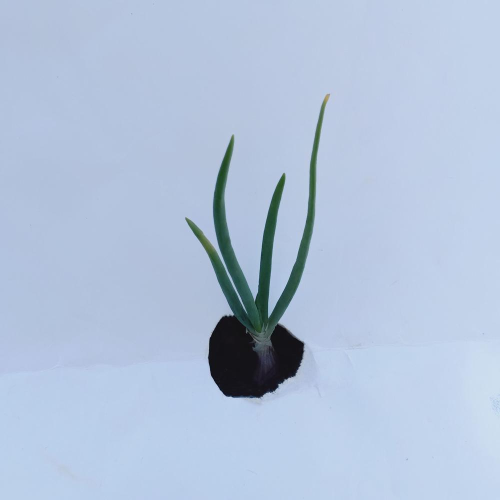
#> input picture Dataset_resize/Skala0/sehat10.jpg, 1000 x 1000 px (shown at 1/2 size); its folder holds only this picture in this run
$ jupyter execute --allow-errors 01_feature_extraction_HSV.ipynb
#> lines starting #> are read from the running program, lines starting #| are printed output that depends on the picture
## Feature Extraction HSV

[cell 1]
import cv2
import os
import pandas as pd
import numpy as np
from scipy.stats import skew, entropy

[cell 2]
# Fungsi untuk menghitung mean, skewness, entropy, dan standard deviation dari komponen HSV
def calculate_hsv_features(image):
    # Konversi citra ke ruang warna HSV
    hsv_image = cv2.cvtColor(image, cv2.COLOR_BGR2HSV)

    # Pisahkan komponen H, S, dan V
    h, s, v = cv2.split(hsv_image)

    # Hitung mean (rata-rata) dari setiap komponen
    h_mean = np.mean(h)
    s_mean = np.mean(s)
    v_mean = np.mean(v)

    # Hitung skewness (kemiringan) dari setiap komponen
    h_skewness = skew(h.flatten())
    s_skewness = skew(s.flatten())
    v_skewness = skew(v.flatten())

    # Hitung entropy (entropi) dari setiap komponen
    h_entropy = entropy(h.flatten())
    s_entropy = entropy(s.flatten())
    v_entropy = entropy(v.flatten())

    # Hitung standard deviation (deviasi standar) dari setiap komponen
    h_std = np.std(h)
    s_std = np.std(s)
    v_std = np.std(v)

    return {
        "H_mean": h_mean,
        "S_mean": s_mean,
        "V_mean": v_mean,
        "H_skewness": h_skewness,
        "S_skewness": s_skewness,
        "V_skewness": v_skewness,
        "H_entropy": h_entropy,
        "S_entropy": s_entropy,
        "V_entropy": v_entropy,
        "H_std": h_std,
        "S_std": s_std,
        "V_std": v_std
    }


# Fungsi untuk meresize citra
def resize_image(input_path, output_path, new_width, new_height):
    # Baca citra
    image = cv2.imread(input_path)

    # Resize citra ke ukuran yang diinginkan
    resized_image = cv2.resize(image, (new_width, new_height))

    # Simpan citra yang telah diresize
    cv2.imwrite(output_path, resized_image)

# Fungsi utama untuk menghitung fitur HSV dari semua gambar dalam folder dengan resize
def calculate_features_in_folder_and_resize(folder_path, output_folder, new_width, new_height):
    all_features = []

    # Dapatkan daftar semua file citra dalam folder
    image_files = [f for f in os.listdir(folder_path) if f.endswith(('.jpg'))]

    for image_file in image_files:
        input_path = os.path.join(folder_path, image_file)
        image = cv2.imread(input_path)

        if image is not None:
            # Hitung fitur HSV
            features = calculate_hsv_features(image)

            # Simpan hasil perhitungan fitur HSV
            all_features.append(features)

            # Meresize gambar
            output_path = os.path.join(output_folder, image_file)
            resize_image(input_path, output_path, new_width, new_height)

    return all_features

# Fungsi utama untuk menghitung fitur HSV dari semua kelas folder dan resize gambar
def calculate_features_in_all_classes_and_resize(main_folder, output_csv_path, new_width, new_height):
    all_features = []
    all_labels = []

    # Dapatkan daftar semua folder kelas dalam direktori utama
    class_folders = [os.path.join(main_folder, folder) for folder in os.listdir(main_folder) if os.path.isdir(os.path.join(main_folder, folder))]

    for class_folder in class_folders:
        class_name = os.path.basename(class_folder)

        # Buat folder output untuk hasil resize
        output_class_folder = os.path.join(main_folder, class_name + "_resized")
        os.makedirs(output_class_folder, exist_ok=True)

        # Hitung fitur HSV dan resize gambar
        class_features = calculate_features_in_folder_and_resize(class_folder, output_class_folder, new_width, new_height)
#> in calculate_features_in_folder_and_resize, image is the input picture: shape (1000, 1000, 3); mean B, G, R 218.7, 194.7, 178.1
#> in calculate_hsv_features, `hsv_image = cv2.cvtColor(image, cv2.COLOR_BGR2HSV)`: hsv_image: shape (1000, 1000, 3); mean H, S, V 107.9, 49.1, 219
#> in calculate_hsv_features, `h, s, v = cv2.split(hsv_image)`:
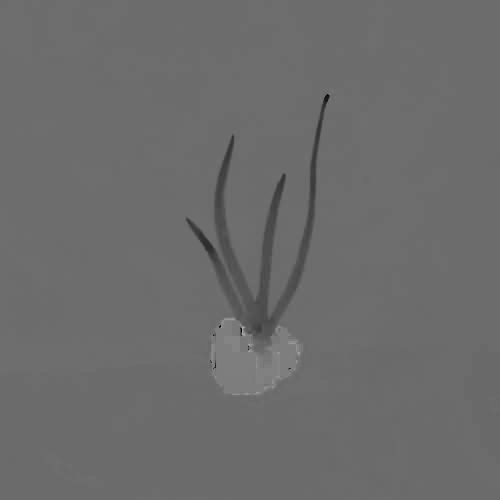
#> h: shape (1000, 1000) (shown at 1/2 size); min 0, max 173, mean 107.9
#> in calculate_hsv_features, `h, s, v = cv2.split(hsv_image)`:
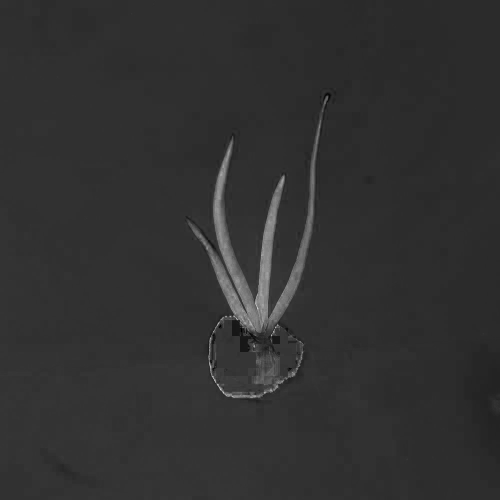
#> s: shape (1000, 1000) (shown at 1/2 size); min 0, max 255, mean 49.1
#> in calculate_hsv_features, `h, s, v = cv2.split(hsv_image)`:
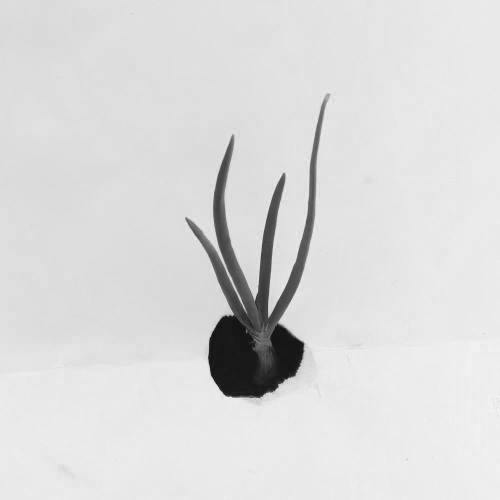
#> v: shape (1000, 1000) (shown at 1/2 size); min 7, max 254, mean 219
#> in calculate_hsv_features, `h_mean = np.mean(h)`: h_mean = 107.9
#> in calculate_hsv_features, `s_mean = np.mean(s)`: s_mean = 49.07
#> in calculate_hsv_features, `v_mean = np.mean(v)`: v_mean = 219
#> in calculate_hsv_features, `h_skewness = skew(h.flatten())`: h_skewness = -4.31
#> in calculate_hsv_features, `s_skewness = skew(s.flatten())`: s_skewness = 5.61
#> in calculate_hsv_features, `v_skewness = skew(v.flatten())`: v_skewness = -4.17
#> in calculate_hsv_features, `h_entropy = entropy(h.flatten())`: h_entropy = 13.81
#> in calculate_hsv_features, `s_entropy = entropy(s.flatten())`: s_entropy = 13.79
#> in calculate_hsv_features, `h_std = np.std(h)`: h_std = 6.03
#> in calculate_hsv_features, `s_std = np.std(s)`: s_std = 12.62
#> in calculate_hsv_features, `v_std = np.std(v)`: v_std = 37.3
#> in calculate_features_in_folder_and_resize, `features = calculate_hsv_features(image)`: features = 12 items
#> in resize_image, `resized_image = cv2.resize(image, (new_width, new_height))`:
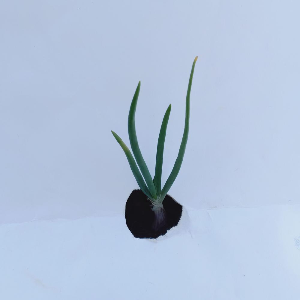
#> resized_image: shape (300, 300, 3); mean B, G, R 218.6, 194.7, 178.1
#> class_features = 1 item
        all_features.extend(class_features)
        all_labels.extend([class_name] * len(class_features))
#> pass 2 of the loop in calculate_features_in_all_classes_and_resize, `for class_folder in class_folders:`:
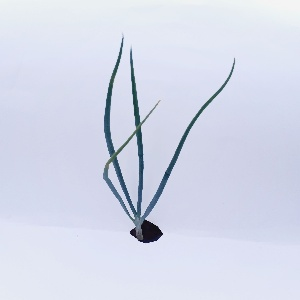
#> input picture Dataset_resize/Skala0_resized/sehat.jpg, 300 x 300 px
#> in calculate_features_in_folder_and_resize, image is the input picture: shape (300, 300, 3); mean B, G, R 233.5, 217.1, 212.4
#> hsv_image: shape (300, 300, 3); mean H, S, V 113, 24.9, 233.5
#> h: shape (300, 300)
#> in calculate_hsv_features (call 2), `h, s, v = cv2.split(hsv_image)`:
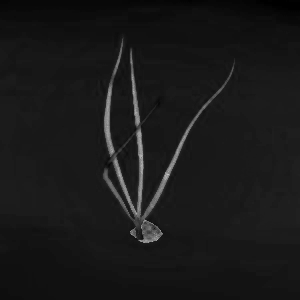
#> s: shape (300, 300); min 0, max 197, mean 24.9
#> in calculate_hsv_features (call 2), `h, s, v = cv2.split(hsv_image)`:
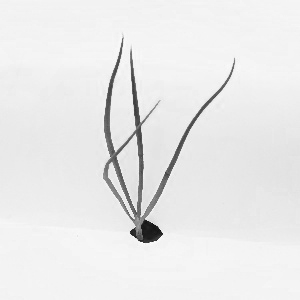
#> v: shape (300, 300); min 20, max 255, mean 233.5
#> h_mean = 113
#> s_mean = 24.91
#> v_mean = 233.5
#> h_skewness = -9.04
#> s_skewness = 5.15
#> v_skewness = -5.07
#> h_entropy = 11.4
#> s_entropy = 11.27
#> v_entropy = 11.4
#> h_std = 7.66
#> s_std = 17.1
#> v_std = 27.48

    # Konversi hasil perhitungan ke DataFrame
    df = pd.DataFrame(all_features)
#> df = table of 2 rows and 12 columns
    df["label"] = all_labels

    # Simpan hasil ke dalam file CSV
    df.to_csv(output_csv_path, index=False)

# Save File Dataset yang udah di Resize
main_folder = '../Dataset_resize/'
output_csv_path = '../notebook/result/output_feature_extraction_HSV.csv'
new_width = 300  # Lebar citra
new_height = 300  # Tinggi citra

#> (the rest of this cell did not finish here and is left out)
